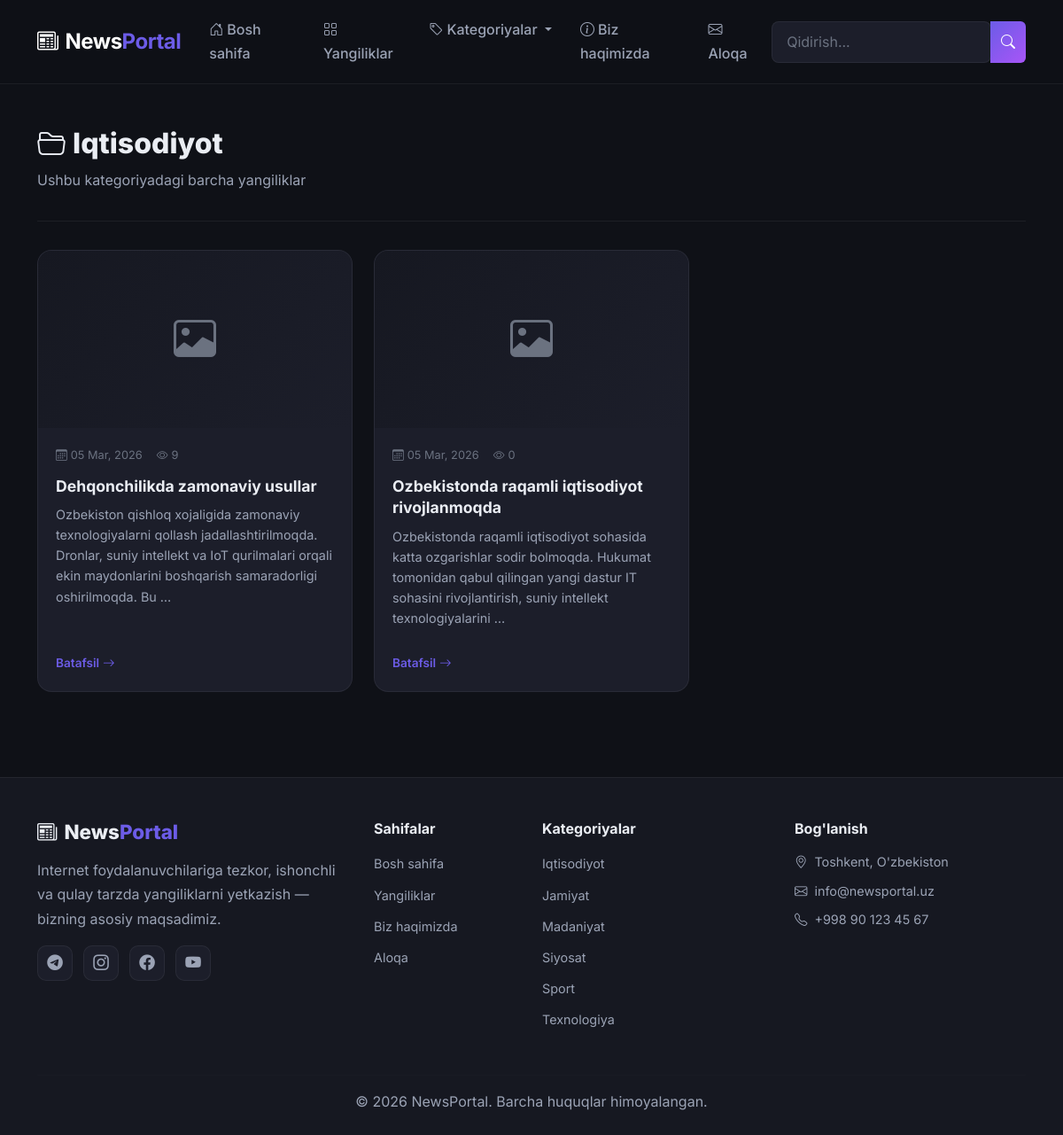
Screenshot of /kategoriya/iqtisodiyot/ with the database file from the repository.
### news/models.py (models this page shows, shortened)
class Category(models.Model):
    name = models.CharField(max_length=200)
    slug = models.SlugField(max_length=200, unique=True)
    class Meta:
        ordering = ['name']
        verbose_name_plural = 'categories'
    def get_absolute_url(self):
        return reverse('news:category', args=[self.slug])

class Post(models.Model):
    STATUS_CHOICES = (
        ('draft', 'Qoralama'),
        ('published', 'Nashr qilingan'),
    )
    title = models.CharField(max_length=300)
    slug = models.SlugField(max_length=300, unique_for_date='publish')
    body = models.TextField()
    image = models.ImageField(upload_to='posts/%Y/%m/%d/', blank=True, null=True)
    author = models.ForeignKey(User, on_delete=models.CASCADE, related_name='news_posts')
    category = models.ForeignKey(Category, on_delete=models.SET_NULL, null=True, blank=True, related_name='posts')
    tags = models.CharField(max_length=500, blank=True, help_text="Vergul bilan ajrating: sport, texnologiya, ilm-fan")
    status = models.CharField(max_length=10, choices=STATUS_CHOICES, default='draft')
    publish = models.DateTimeField(default=timezone.now)
    created = models.DateTimeField(auto_now_add=True)
    updated = models.DateTimeField(auto_now=True)
    views_count = models.PositiveIntegerField(default=0)
    class Meta:
        ordering = ['-publish']
    def get_absolute_url(self):
        return reverse('news:post_detail', args=[self.slug])

### news/views.py (the view)
# urls.py: path('kategoriya/<slug:slug>/', views.category_posts, name='category'),
def category_posts(request, slug):
    category = get_object_or_404(Category, slug=slug)
    posts_qs = Post.objects.filter(status='published', category=category)
    paginator = Paginator(posts_qs, 6)
    page = request.GET.get('page')
    try:
        posts = paginator.page(page)
    except PageNotAnInteger:
        posts = paginator.page(1)
    except EmptyPage:
        posts = paginator.page(paginator.num_pages)
    return render(request, 'news/category.html', {
        'category': category,
        'posts': posts,
    })

### news/context_processors.py (called while the page is built)
def categories_processor(request):
    return {
        'all_categories': Category.objects.all(),
    }

### news/templates/news/category.html (shortened to what this page needs)
{% extends "news/base.html" %}
{% block content %}
<section class="py-5">
    <div class="container">
        <div class="page-header">
            <h1><i class="bi bi-folder2-open me-2"></i>{{ category.name }}</h1>
            <p class="text-muted-light">Ushbu kategoriyadagi barcha yangiliklar</p>
        </div>
        <div class="row g-4">
            {% for post in posts %}
            <div class="col-lg-4 col-md-6">
                <article class="news-card">
                    <div class="news-card-img">
                        {% if post.image %}
                        <img src="{{ post.image.url }}" alt="{{ post.title }}">
                        {% else %}
                        <div class="placeholder-img"><i class="bi bi-image"></i></div>
                        {% endif %}
                    </div>
                    <div class="news-card-body">
                        <div class="card-meta">
                            <span><i class="bi bi-calendar3 me-1"></i>{{ post.publish|date:"d M, Y" }}</span>
                            <span><i class="bi bi-eye me-1"></i>{{ post.views_count }}</span>
                        </div>
                        <h3 class="card-title">
                            <a href="{{ post.get_absolute_url }}">{{ post.title }}</a>
                        </h3>
                        <p class="card-text">{{ post.body|truncatewords:20 }}</p>
                        <a href="{{ post.get_absolute_url }}" class="read-more">
                            Batafsil <i class="bi bi-arrow-right"></i>
                        </a>
                    </div>
                </article>
            </div>
            {% endfor %}
        </div>
    </div>
</section>
{% endblock %}

### news/templates/news/base.html (shortened to what this page needs)
{% load static %}
<!DOCTYPE html>
<html lang="uz">
<head>
    <link href="https://cdn.jsdelivr.net/npm/bootstrap@5.3.3/dist/css/bootstrap.min.css" rel="stylesheet">
    <link href="https://cdn.jsdelivr.net/npm/bootstrap-icons@1.11.3/font/bootstrap-icons.css" rel="stylesheet">
    <link rel="stylesheet" href="{% static 'news/css/style.css' %}">
</head>
<body>
    <nav class="navbar navbar-expand-lg navbar-dark sticky-top" id="main-navbar">
        <div class="container">
            <a class="navbar-brand fw-bold" href="{% url 'news:home' %}">
                <i class="bi bi-newspaper me-2"></i>News<span class="text-accent">Portal</span>
            </a>
            <div class="collapse navbar-collapse" id="navbarNav">
                <ul class="navbar-nav me-auto">
                    <li class="nav-item">
                        <a class="nav-link" href="{% url 'news:home' %}"><i class="bi bi-house-door me-1"></i>Bosh sahifa</a>
                    </li>
                    <li class="nav-item">
                        <a class="nav-link" href="{% url 'news:post_list' %}"><i class="bi bi-grid me-1"></i>Yangiliklar</a>
                    </li>
                    <li class="nav-item dropdown">
                        <a class="nav-link dropdown-toggle" href="#" role="button" data-bs-toggle="dropdown">
                            <i class="bi bi-tag me-1"></i>Kategoriyalar
                        </a>
                    </li>
                    <li class="nav-item">
                        <a class="nav-link" href="{% url 'news:about' %}"><i class="bi bi-info-circle me-1"></i>Biz haqimizda</a>
                    </li>
                    <li class="nav-item">
                        <a class="nav-link" href="{% url 'news:contact' %}"><i class="bi bi-envelope me-1"></i>Aloqa</a>
                    </li>
                </ul>
                <form class="d-flex" action="{% url 'news:post_search' %}" method="get" id="search-form">
                    <div class="input-group">
                        <input class="form-control search-input" type="search" name="query" placeholder="Qidirish..." aria-label="Qidirish">
                        <button class="btn btn-accent" type="submit"><i class="bi bi-search"></i></button>
                    </div>
                </form>
            </div>
        </div>
    </nav>
    <main class="main-content">
        {% block content %}{% endblock %}
    </main>
    <footer class="site-footer">
        <div class="container">
            <div class="row g-4">
                <div class="col-lg-4 col-md-6">
                    <h5 class="footer-brand"><i class="bi bi-newspaper me-2"></i>News<span class="text-accent">Portal</span></h5>
                    <p class="text-muted-light">Internet foydalanuvchilariga tezkor, ishonchli va qulay tarzda yangiliklarni yetkazish — bizning asosiy maqsadimiz.</p>
                    <div class="social-links">
                        <a href="#"><i class="bi bi-telegram"></i></a>
                        <a href="#"><i class="bi bi-instagram"></i></a>
                        <a href="#"><i class="bi bi-facebook"></i></a>
                        <a href="#"><i class="bi bi-youtube"></i></a>
                    </div>
                </div>
                <div class="col-lg-2 col-md-6">
                    <h6 class="footer-title">Sahifalar</h6>
                    <ul class="footer-links">
                        <li><a href="{% url 'news:home' %}">Bosh sahifa</a></li>
                        <li><a href="{% url 'news:post_list' %}">Yangiliklar</a></li>
                        <li><a href="{% url 'news:about' %}">Biz haqimizda</a></li>
                        <li><a href="{% url 'news:contact' %}">Aloqa</a></li>
                    </ul>
                </div>
                <div class="col-lg-3 col-md-6">
                    <h6 class="footer-title">Kategoriyalar</h6>
                    <ul class="footer-links">
                        {% for cat in all_categories %}
                        <li><a href="{{ cat.get_absolute_url }}">{{ cat.name }}</a></li>
                        {% empty %}
                        <li><span class="text-muted-light">Hali kategoriya yo'q</span></li>
                        {% endfor %}
                    </ul>
                </div>
                <div class="col-lg-3 col-md-6">
                    <h6 class="footer-title">Bog'lanish</h6>
                    <ul class="footer-contact">
                        <li><i class="bi bi-geo-alt me-2"></i>Toshkent, O'zbekiston</li>
                        <li><i class="bi bi-envelope me-2"></i>info@newsportal.uz</li>
                        <li><i class="bi bi-telephone me-2"></i>+998 90 123 45 67</li>
                    </ul>
                </div>
            </div>
            <hr class="footer-divider">
            <div class="text-center">
                <p class="mb-0 text-muted-light">&copy; 2026 NewsPortal. Barcha huquqlar himoyalangan.</p>
            </div>
        </div>
    </footer>
</body>
</html>

### rows the page displays
Category: name "Iqtisodiyot"
Post: publish "05 Mar, 2026", views_count "9", title "Dehqonchilikda zamonaviy usullar", body "Ozbekiston qishloq xojaligida zamonaviy texnologiyalarni qollash jadallashtirilmoqda. Dronlar, suniy intellekt va IoT qurilmalari orqali ekin maydonlarini boshqarish samaradorligi oshirilmoqda. Bu …"
Post: publish "05 Mar, 2026", views_count "0", title "Ozbekistonda raqamli iqtisodiyot rivojlanmoqda", body "Ozbekistonda raqamli iqtisodiyot sohasida katta ozgarishlar sodir bolmoqda. Hukumat tomonidan qabul qilingan yangi dastur IT sohasini rivojlantirish, suniy intellekt texnologiyalarini …"
Category: name "Jamiyat"
Category: name "Madaniyat"
Category: name "Siyosat"
Category: name "Sport"
Category: name "Texnologiya"
